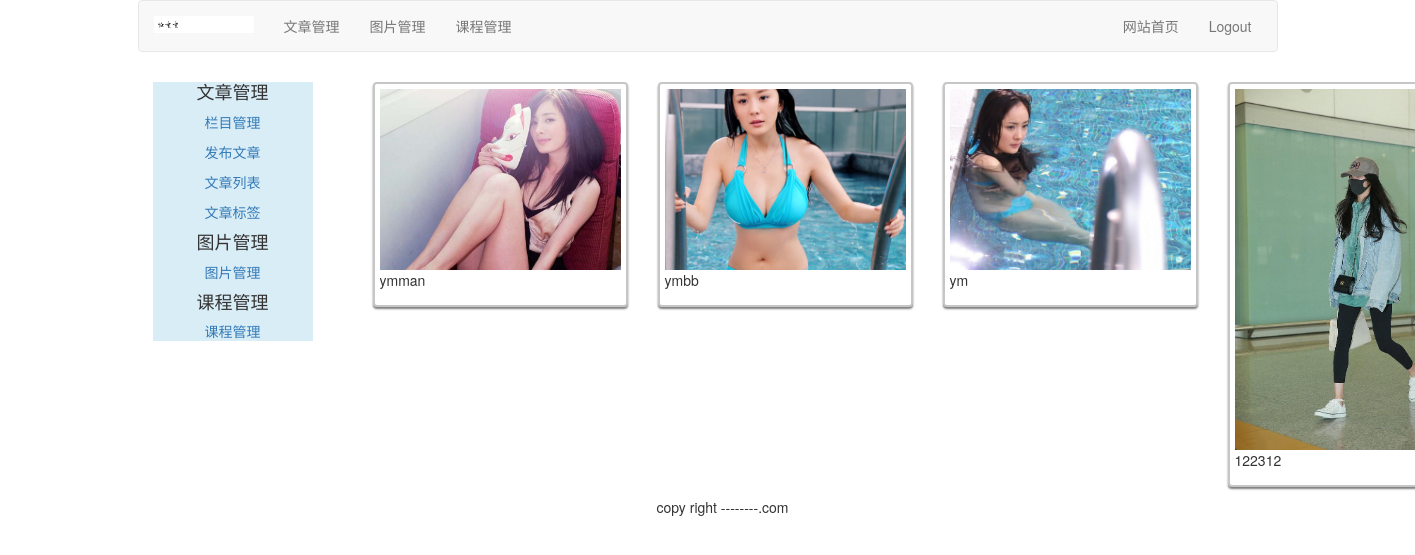
The app's page /image/images/ with its own data.
### image/models.py (models this page shows, shortened)
class Image(models.Model):
    user = models.ForeignKey(User, on_delete=models.CASCADE, related_name='images')
    title = models.CharField(max_length=300)
    url = models.URLField()
    slug = models.SlugField(max_length=500, blank=True)
    description = models.TextField(blank=True)
    created = models.DateField(auto_now_add=True, db_index=True)
    image = models.ImageField(upload_to='images/%Y/%m/%d')

### image/views.py (the view)
def falls_images(request):
    images = Image.objects.all()
    return render(request, 'image/falls_images.html', {"images": images})

### templates/image/falls_images.html (shortened to what this page needs)
{% extends "article/base.html" %}
{% load staticfiles %}
{% block content %}
<div class="container">
<link rel="stylesheet" href="{% static "css/mansory-style.css" %}" type="text/css">
<div id="my-gallery-container">
    {% for image in images %}
        <div class="falls_item h200" data-order="{{ image.id }}">
            <a href="javascript:" onclick="displayImage('{{ image.user }}',
                    '{{ image.title }}','{{ image.image.url }}', '{{ image.description }}',
                    '{{ request.get_host }}')">
            <img src="{{ image.image.url }}">
            </a>
            <p>{{ image.title }}</p>
        </div>
    {% endfor %}
</div>
</div>
{% endblock %}

### static/css/mansory-style.css (style rules this page uses)
#my-gallery-container { background-color: #ededed; }
.falls_item { border: #c6c6c6 2px solid; width: 100%; background-color: white; min-height: 100px; padding: 5px; margin: 10px 0px; box-shadow: rgba(0, 0, 0, 0.5) 0px 2px 2px; border-radius: 4px;, }
.falls_item.h200 { width: 100%; min-height: 200px; }
.falls_item img { max-width: 100%; }

### records on screen
Image: image (picture), title "122312"
Image: image (picture), title "ym"
Image: image (picture), title "ymbb"
Image: image (picture), title "ymman"
